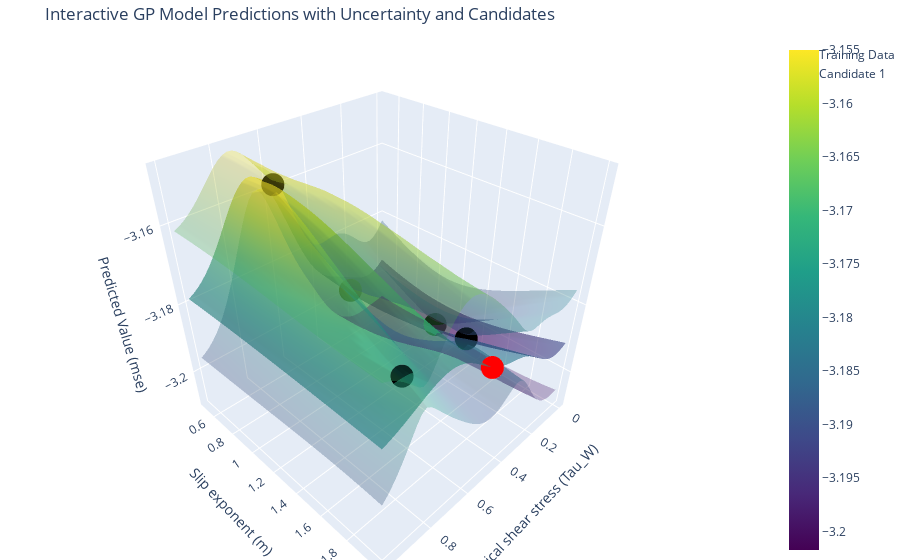

Notebook code cell kept with this figure:
### Code cell
fig = go.Figure()



fig.add_trace(go.Surface(
    x=x_grid, y=y_grid, z=pred_mean,
    colorscale='Viridis', opacity=0.6, name="GP Mean"
))


fig.add_trace(go.Surface(
    x=x_grid, y=y_grid, z=pred_mean + pred_std,
    colorscale='Viridis', opacity=0.3, showscale=False, name="GP Mean + Std"
))


fig.add_trace(go.Surface(
    x=x_grid, y=y_grid, z=pred_mean - pred_std,
    colorscale='Viridis', opacity=0.3, showscale=False, name="GP Mean - Std"
))


fig.add_trace(go.Scatter3d(
    x=train_x[:, 0].numpy(),
    y=train_x[:, 1].numpy(),
    z=train_y.flatten().numpy(),
    mode='markers',
    marker=dict(size=8, color='black'),
    name='Training Data'
))


for i in range(candidate.shape[0]):  
    
    cand = model(input_transform(candidate[i].unsqueeze(0)))
    cand_var = torch.diagonal(cand.covariance_matrix, 0)
    cand_mean, _ = outcome_transform.untransform(cand.mean, cand_var)
    
    
    fig.add_trace(go.Scatter3d(
        x=[candidate[i, 0].item()],
        y=[candidate[i, 1].item()],
        z=[cand_mean.item()],
        mode='markers',
        marker=dict(size=8, color='red'),
        name=f'Candidate {i + 1}'
    ))


fig.update_layout(
    scene=dict(
        xaxis_title="Critical shear stress (Tau_W)",
        yaxis_title="Slip exponent (m)",
        zaxis_title="Predicted Value (mse)"
    ),
    title="Interactive GP Model Predictions with Uncertainty and Candidates",
    margin=dict(l=0, r=0, b=0, t=40)
)

# Show the plot
fig.show()
fig.write_html("gp_model_predictions.html")

### Figure 1 — Plotly figure (JSON) as saved in the notebook; plotly's stock layout.template omitted (floating-point values rounded to 4 significant figures; data arrays with more than 128 entries replaced by an {"elided": "..."} marker saying what was removed)
{"data": [{"colorscale": [[0, "#440154"], [0.1111, "#482878"], [0.2222, "#3e4989"], [0.3333, "#31688e"], [0.4444, "#26828e"], [0.5556, "#1f9e89"], [0.6667, "#35b779"], [0.7778, "#6ece58"], [0.8889, "#b5de2b"], [1, "#fde725"]], "name": "GP Mean", "opacity": 0.6, "type": "surface", "x": {"elided": "50x50 float values"}, "y": {"elided": "50x50 float values"}, "z": {"elided": "50x50 float values"}}, {"colorscale": [[0, "#440154"], [0.1111, "#482878"], [0.2222, "#3e4989"], [0.3333, "#31688e"], [0.4444, "#26828e"], [0.5556, "#1f9e89"], [0.6667, "#35b779"], [0.7778, "#6ece58"], [0.8889, "#b5de2b"], [1, "#fde725"]], "name": "GP Mean + Std", "opacity": 0.3, "showscale": false, "type": "surface", "x": {"elided": "50x50 float values"}, "y": {"elided": "50x50 float values"}, "z": {"elided": "50x50 float values"}}, {"colorscale": [[0, "#440154"], [0.1111, "#482878"], [0.2222, "#3e4989"], [0.3333, "#31688e"], [0.4444, "#26828e"], [0.5556, "#1f9e89"], [0.6667, "#35b779"], [0.7778, "#6ece58"], [0.8889, "#b5de2b"], [1, "#fde725"]], "name": "GP Mean - Std", "opacity": 0.3, "showscale": false, "type": "surface", "x": {"elided": "50x50 float values"}, "y": {"elided": "50x50 float values"}, "z": {"elided": "50x50 float values"}}, {"marker": {"color": "black", "size": 8}, "mode": "markers", "name": "Training Data", "type": "scatter3d", "x": [0.2985, 0.4342, 0.8245, 0.6489, 0.08723], "y": [1.617, 0.876, 1.857, 0.647, 1.13], "z": [-3.188, -3.185, -3.173, -3.156, -3.202]}, {"marker": {"color": "red", "size": 8}, "mode": "markers", "name": "Candidate 1", "type": "scatter3d", "x": [0.5], "y": [2], "z": [-3.18]}], "layout": {"margin": {"b": 0, "l": 0, "r": 0, "t": 40}, "scene": {"xaxis": {"title": {"text": "Critical shear stress (Tau_W)"}}, "yaxis": {"title": {"text": "Slip exponent (m)"}}, "zaxis": {"title": {"text": "Predicted Value (mse)"}}}, "title": {"text": "Interactive GP Model Predictions with Uncertainty and Candidates"}}}
